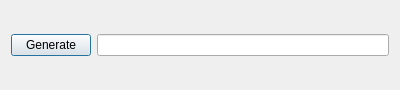
<?xml version="1.0" encoding="UTF-8"?>
<ui version="4.0">
 <class>UUIDDialog</class>
 <widget class="QDialog" name="UUIDDialog">
  <property name="geometry">
   <rect>
    <x>0</x>
    <y>0</y>
    <width>400</width>
    <height>90</height>
   </rect>
  </property>
  <property name="minimumSize">
   <size>
    <width>400</width>
    <height>90</height>
   </size>
  </property>
  <property name="windowTitle">
   <string>Generate UUID</string>
  </property>
  <layout class="QVBoxLayout" name="verticalLayout" stretch="1">
   <item>
    <layout class="QHBoxLayout" name="horizontalLayout">
     <item>
      <widget class="QPushButton" name="generateButton">
       <property name="text">
        <string>Generate</string>
       </property>
      </widget>
     </item>
     <item>
      <widget class="QLineEdit" name="uuidLineEdit">
       <property name="readOnly">
        <bool>true</bool>
       </property>
      </widget>
     </item>
    </layout>
   </item>
  </layout>
 </widget>
 <resources/>
 <connections/>
</ui>
